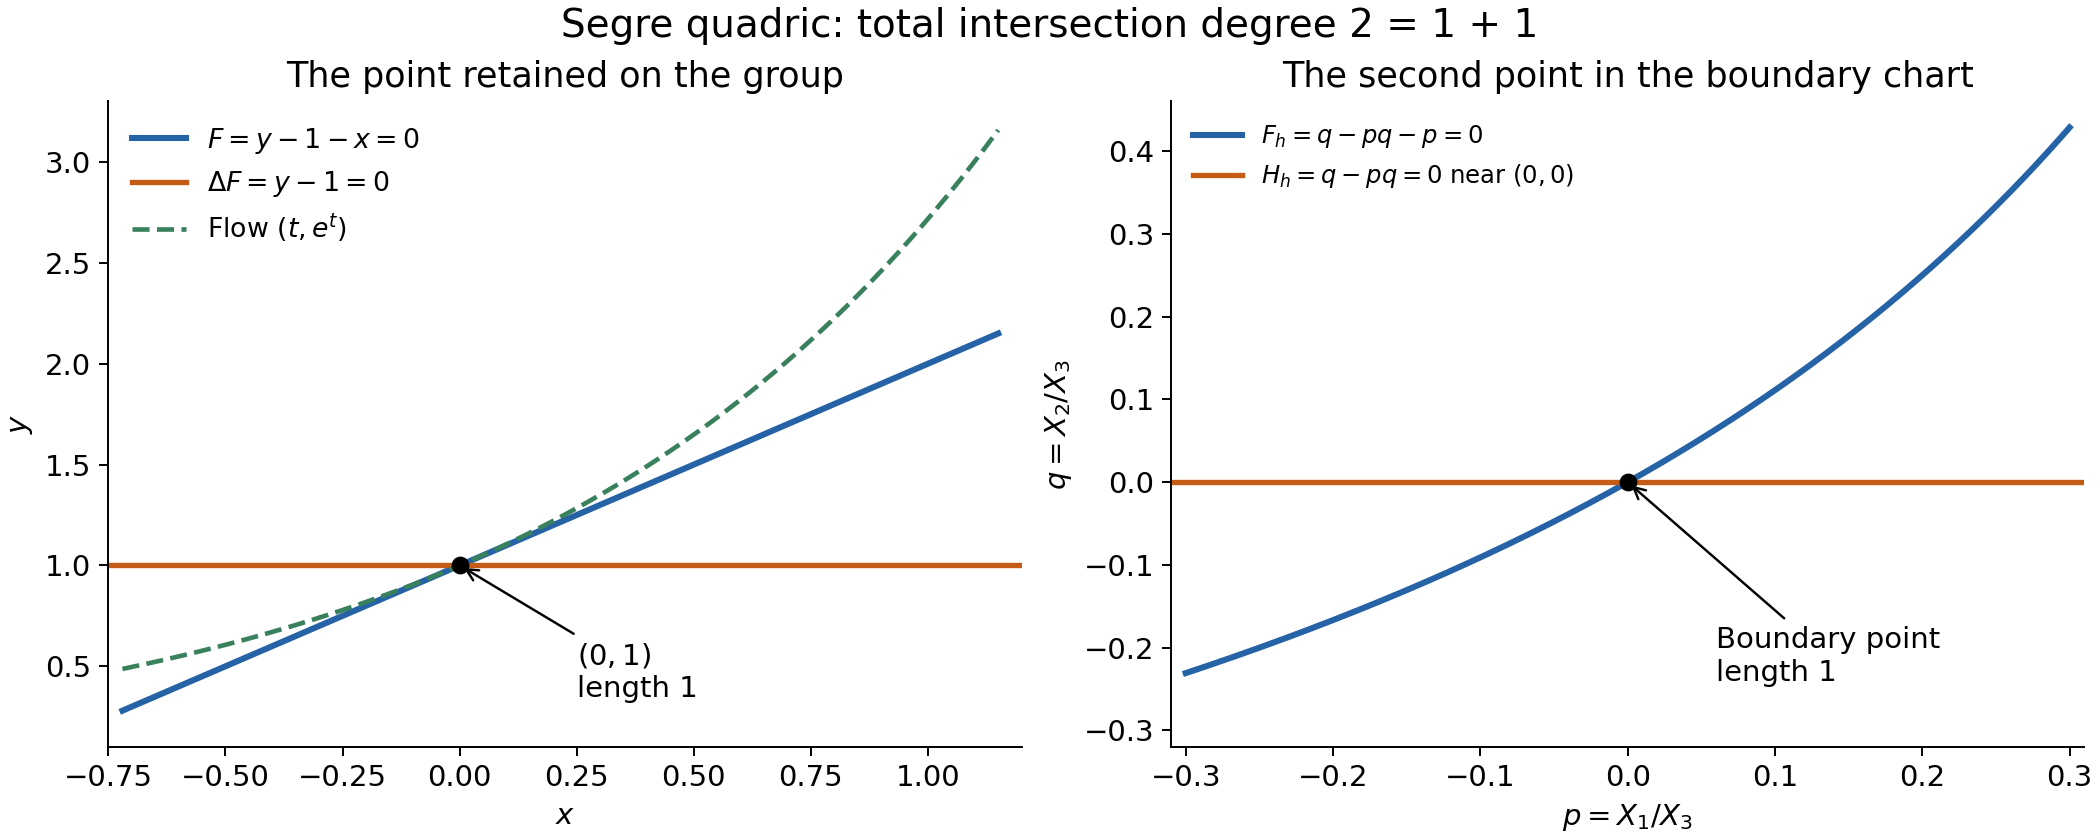

The script that drew this image:
"""Exact chart equations from Example 22.34; reproducible illustrative real slices."""
from pathlib import Path
import numpy as np
import matplotlib
matplotlib.use('Agg')
import matplotlib.pyplot as plt

plt.rcParams.update({'font.size':12,'axes.spines.top':False,'axes.spines.right':False})
fig,axes=plt.subplots(1,2,figsize=(12,4.8),layout='constrained')
blue='#2563a6'; orange='#c45c16'; green='#39805c'
x=np.linspace(-.72,1.15,500)
ax=axes[0]
ax.plot(x,1+x,color=blue,lw=2.5,label=r'$F=y-1-x=0$')
ax.axhline(1,color=orange,lw=2.2,label=r'$\Delta F=y-1=0$')
ax.plot(x,np.exp(x),color=green,lw=1.9,ls='--',label=r'Flow $(t,e^t)$')
ax.scatter([0],[1],color='black',zorder=6,s=40)
ax.annotate('$(0,1)$\nlength 1',(0,1),xytext=(.25,.35),arrowprops={'arrowstyle':'->','color':'black'})
ax.set(xlabel='$x$',ylabel='$y$',xlim=(-.75,1.2),ylim=(.1,3.3),title='The point retained on the group')
ax.legend(loc='upper left',frameon=False,fontsize=11)
p=np.linspace(-.3,.3,500)
ax=axes[1]
ax.plot(p,p/(1-p),color=blue,lw=2.5,label=r'$F_h=q-pq-p=0$')
ax.axhline(0,color=orange,lw=2.2,label=r'$H_h=q-pq=0$ near $(0,0)$')
ax.scatter([0],[0],color='black',s=40,zorder=6)
ax.annotate('Boundary point\nlength 1',(0,0),xytext=(.06,-.24),arrowprops={'arrowstyle':'->','color':'black'})
ax.set(xlabel=r'$p=X_1/X_3$',ylabel=r'$q=X_2/X_3$',xlim=(-.31,.31),ylim=(-.32,.46),title='The second point in the boundary chart')
ax.legend(loc='upper left',frameon=False,fontsize=10)
fig.suptitle('Segre quadric: total intersection degree 2 = 1 + 1',fontsize=16)
fig.savefig(Path(__file__).with_suffix('.png'),dpi=175)
plt.close(fig)
